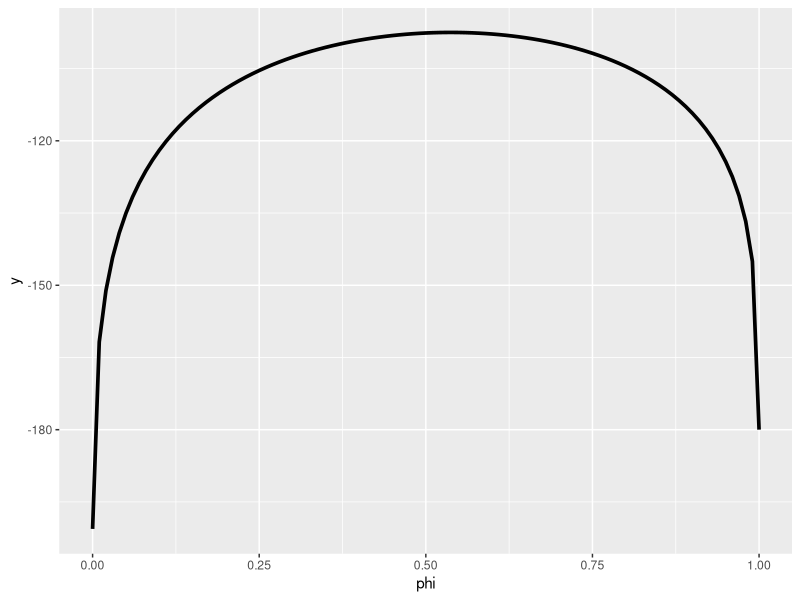
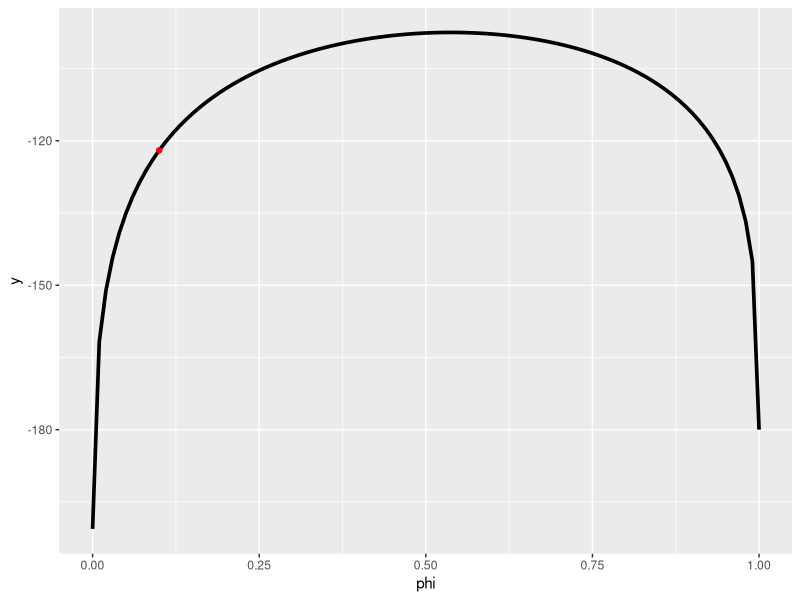
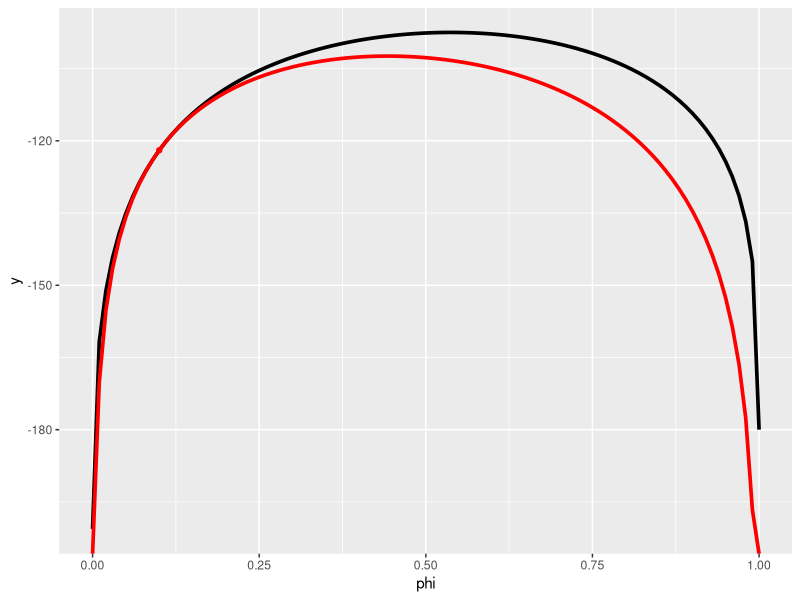
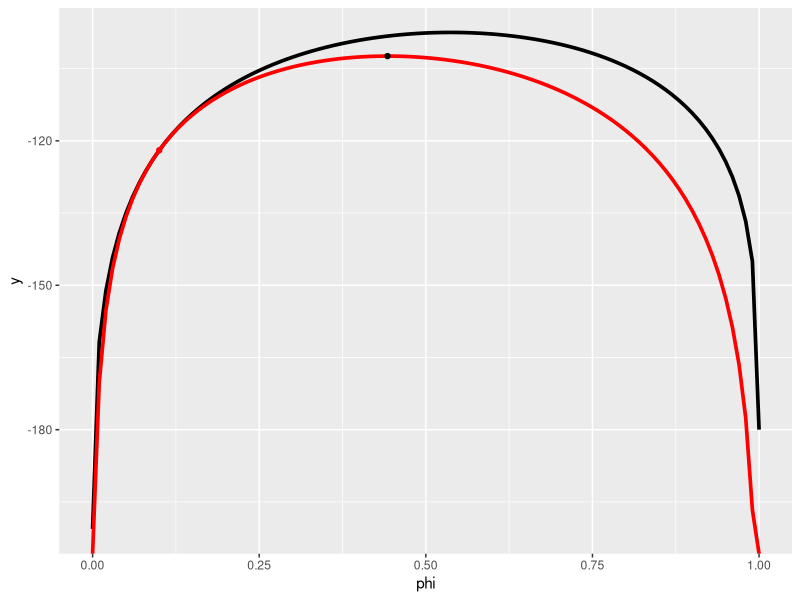
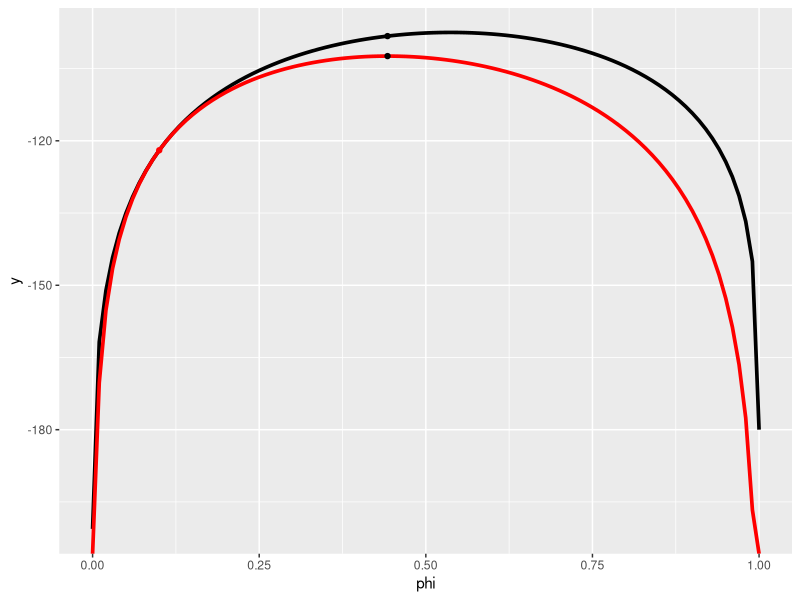
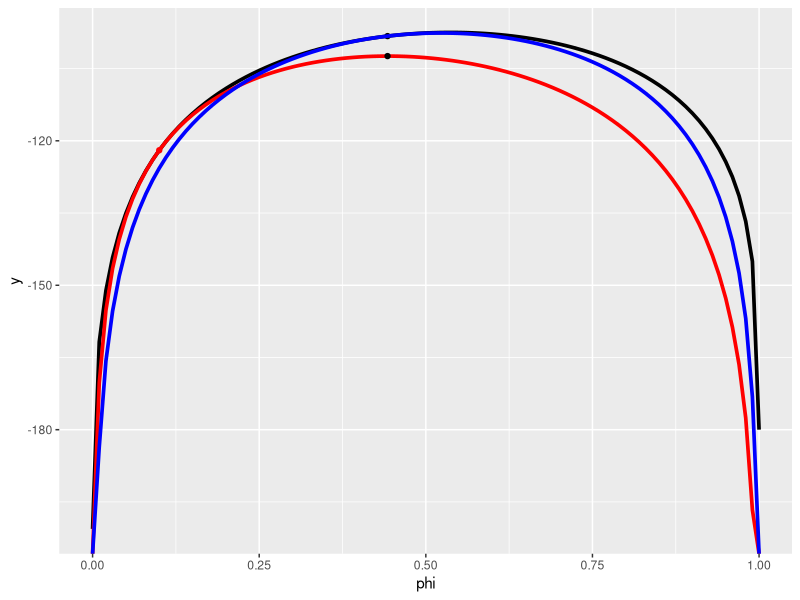
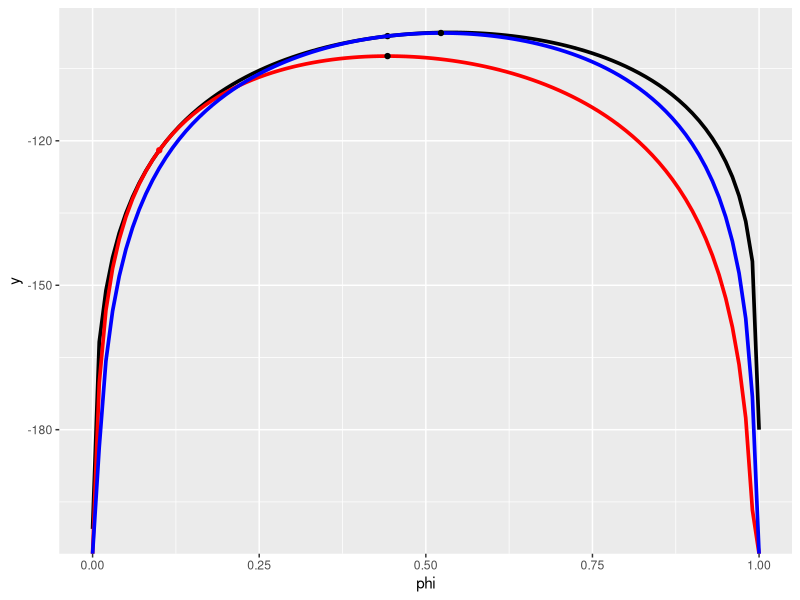
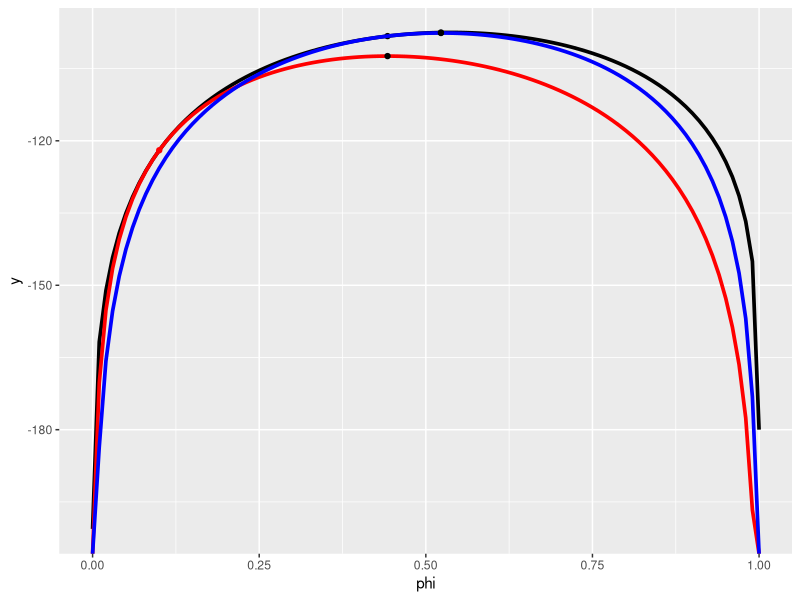

Write the R code that produced these figures, in order.
set.seed(14)

library(tidyverse)

n <- 50

u <- runif(n)

x <- ifelse(u < 0.6, rnorm(n, mean = 0, sd = 1), rnorm(n, mean = 3, sd = 1))

length(x)

l <- function(phi) sapply(phi, function(p) sum(log(p * dnorm(x) + (1 - p) * dnorm(x, 3))))

l(0.1)

ELBO <- function(theta, x, Q){
  
  phi <- theta
  
  sapply(phi, function(p){
    joint.prob <- matrix(NA, nrow = n, ncol = 2)
    joint.prob[,1] <- dnorm(x, 0, 1) * p
    joint.prob[,2] <- dnorm(x, 3, 1) * (1 - p)
  
    return(sum(Q * log(joint.prob / Q)))
  }
  )
}

p <- data.frame(phi = c(0, 1)) %>%
  ggplot(aes(x = phi)) +
  stat_function(fun = l, linewidth = 1.25)

p

# theta = (phi)
theta <- c(0.1)

epsilon <- 0.0001

iterations <- c()

posterior.probs <- list()

repeat{
  # current setting
  phi <- theta
  
  # E-Step
  joint.prob <- matrix(NA, nrow = n, ncol = 2)
  joint.prob[,1] <- dnorm(x, 0, 1) * phi
  joint.prob[,2] <- dnorm(x, 3, 1) * (1 - phi)
  
  marginal.prob <- rowSums(joint.prob)
  
  posterior.prob <- joint.prob / marginal.prob # using recycling property of R
  
  posterior.probs[[length(posterior.probs) + 1]] <- posterior.prob
  
  # M-Step
  
  theta.new <- c()
  
  # update phi
  theta.new <- mean(posterior.prob[,1])
  
  if(max(abs(theta - theta.new)) < epsilon){
    theta <- theta.new
    iterations <- append(iterations, theta)
    break
  }else{
    theta <- theta.new
    iterations <- append(iterations, theta)
  }
}

theta

length(iterations)

length(posterior.probs)

# Initial value
p <- p + geom_point(data = data.frame(x = 0.1, y = l(0.1)), 
                    aes(x = x, y = y), col = "red")
p

# ELBO at initial value
p <- p + stat_function(fun = ELBO, 
                       args = list(x = x, Q = posterior.probs[[1]]), 
                       linewidth = 1.25, col = "red")
p

# First maximization
p <- p + geom_point(data = data.frame(x = iterations[1], 
                                      y = ELBO(iterations[1], x, posterior.probs[[1]])), 
                    aes(x = x, y = y))
p

p <- p + geom_point(data = data.frame(x = iterations[1], 
                                      y = l(iterations[1])), 
                    aes(x = x, y = y))
p

# ELBO at first maximization
p <- p + stat_function(fun = ELBO, 
                       args = list(x = x, Q = posterior.probs[[2]]), 
                       linewidth = 1.25, col = "blue")
p

# Second Maximization
p <- p + geom_point(data = data.frame(x = iterations[2], 
                                      y = ELBO(iterations[2], x, posterior.probs[[2]])), 
                    aes(x = x, y = y))
p

p <- p + geom_point(data = data.frame(x = iterations[2], 
                                      y = l(iterations[2])), 
                    aes(x = x, y = y))
p

# ELBO at second maximization
p <- p + stat_function(fun = ELBO, 
                       args = list(x = x, Q = posterior.probs[[3]]), 
                       linewidth = 1.25, col = "cyan")
p

# Third Maximization
p <- p + geom_point(data = data.frame(x = iterations[3], 
                                      y = ELBO(iterations[3], x, posterior.probs[[3]])), 
                    aes(x = x, y = y))
p

p <- p + geom_point(data = data.frame(x = iterations[3], 
                                      y = l(iterations[3])), 
                    aes(x = x, y = y))
p

# again we construct an ELBO at third maximization and proceed.......
